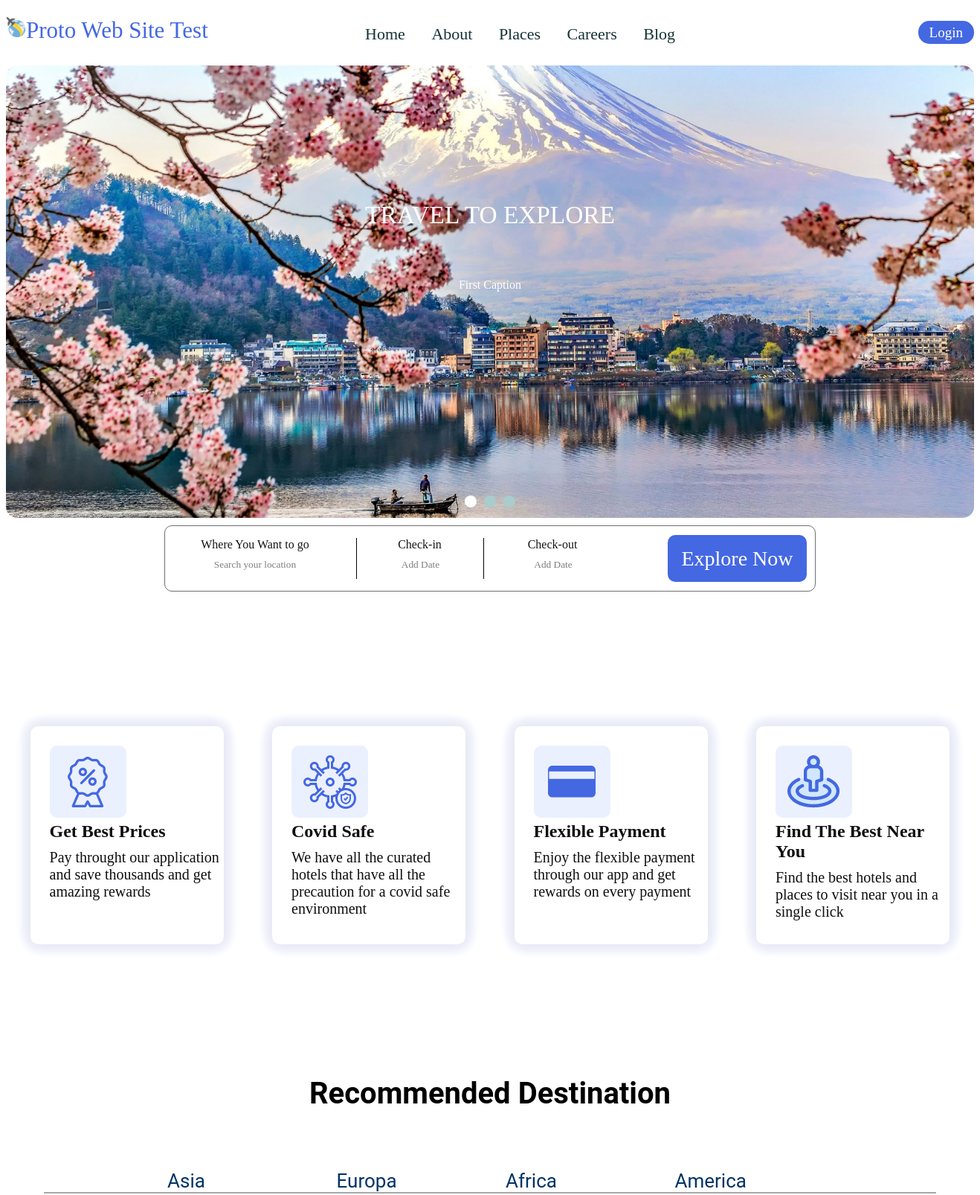
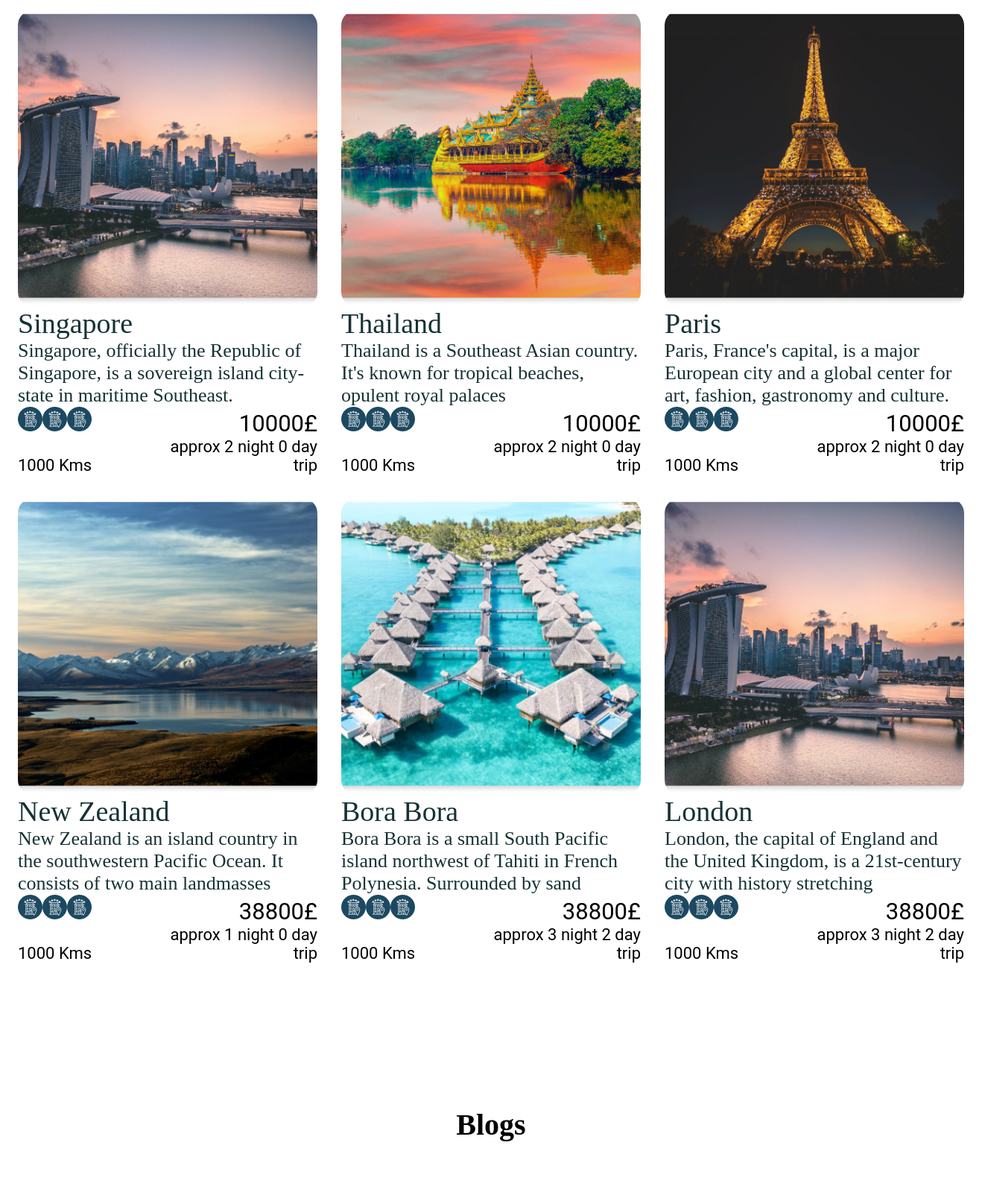
The page / (upper part) on the database its author committed (2 pictures, top to bottom).
### tables this page shows
CREATE TABLE IF NOT EXISTS `cities` (
  `id_city` INT UNSIGNED NOT NULL AUTO_INCREMENT,
  `name` VARCHAR(21) NOT NULL,
  `id_continent` INT UNSIGNED NOT NULL,
  `photo_name` VARCHAR(45) NOT NULL,
  `id_currency` INT UNSIGNED NOT NULL,
  `distance` INT UNSIGNED NOT NULL,
  `descr` VARCHAR(201) NOT NULL,
  PRIMARY KEY (`id_city`),
  UNIQUE INDEX `id_city_UNIQUE` (`id_city` ASC) ,
  INDEX `id_continent_idx` (`id_continent` ASC) ,
  INDEX `id_currency_idx` (`id_currency` ASC) ,
  CONSTRAINT `id_continent`
    FOREIGN KEY (`id_continent`)
    REFERENCES `continents` (`id_continent`)
    ON DELETE NO ACTION
    ON UPDATE NO ACTION,
  CONSTRAINT `id_currency`
    FOREIGN KEY (`id_currency`)
    REFERENCES `currency` (`id_currency`)
    ON DELETE NO ACTION
    ON UPDATE NO ACTION);

### index.php (the view, shortened to what this page needs)
<!DOCTYPE html>
<html>
    <head>
        <link rel="stylesheet" type="text/css" media="screen" href="./screenstyle.css"/>
        <link rel="stylesheet" href="datepickercss.css"/>
        <link rel="stylesheet" href="destination.css"/>
    </head>
    <body onload="start()">
        <div id ="barra">
            <div id="bartitle">
                <img src="./Images/globe.png" alt="globe"/>
                Proto Web Site Test
            </div>
            <div id="barlink">
                <A href="./index.php">Home</A>
                <A href="./index.php">About</A>
                <A href="./index.php">Places</A>
                <A href="./index.php">Careers</A>
                <A href="./index.php">Blog</A>
            </div>
            <div id="barlogin">
                <A href="./index.php">Login</A>
            </div>
        </div>
        <div id ="corpo">
            <div class="slideshow-container fade">
                <div class="Containers" style="background-image: url('./Images/image1.jpg')">
                    <div class="MessageInfo">travel to explore</div>
                    <div class="Info">First Caption</div>
                </div>
                <div class="dots-container">
                    <span class="dots" onclick="currentSlide(1)"></span>
                    <span class="dots" onclick="currentSlide(2)"></span>
                    <span class="dots" onclick="currentSlide(3)"></span>
                </div>
            </div>
            <div class="table-container">
                <form name="explore" action="" method="post">
                    <div class="location-textform">
                        <label for="location">Where You Want to go</label>
                        <input type="text" id="location" value="Search your location">
                    </div>
                    <div class="datein-textform">
                        <div class="datein-label">Check-in</div>
                        <div class="datein-picker" onclick="toggleDatePicker(event,'datein-picker')">
                            <div class="selected-date"">Add Date</div>
                        </div>
                    </div>
                    <div class="dateout-textform">
                        <div class="dateout-label">Check-out</div>
                        <div class="dateout-picker" onclick="toggleDatePicker(event,'dateout-picker')">
                            <div class="selected-date"">Add Date</div>
                        </div>
                    </div>
                    <div class="buttonform">
                        <input type="button" id="explorebutton" value="Explore Now">
                    </div>
                </form>
            </div>
            <div class='info-container'>
                <div class='info-box'>
                    <div class="info-img" style="background-image: url('./Images/Get Best Prices.png')"></div>
                    <div class="info-title">Get Best Prices</div>
                    <div class="info-text">Pay throught our application and save thousands  and get amazing rewards</div>
                </div>
                <div class='info-box'>
                    <div class="info-img" style="background-image: url('./Images/Covid Safe.png')"></div>
                    <div class="info-title">Covid Safe</div>
                    <div class="info-text">We have all the curated hotels that have all the precaution for a covid safe environment</div>
                </div>
                <div class='info-box'>
                    <div class="info-img" style="background-image: url('./Images/Flexible Payment.png')"></div>
                    <div class="info-title">Flexible Payment</div>
                    <div class="info-text">Enjoy the flexible payment through our app and get rewards on every payment</div>
                </div>
                <div class='info-box'>
                    <div class="info-img" style="background-image: url('./Images/Nearby.png')"></div>
                    <div class="info-title">Find The Best Near You</div>
                    <div class="info-text">Find the best hotels and places to visit near you in a single click</div>
                </div>
            </div>
            <div class="destination-container">
                <div class="destination-title">Recommended Destination</div>
                <div id="navigation">
                    <ul>
                    <li>
                        <div onclick="switchTabInIframe(event)" ;>Asia</div>
                    </li>
                    <li>
                        <div onclick="switchTabInIframe(event)">Europa</div>
                    </li>
                    <li>
                        <div onclick="switchTabInIframe(event)">Africa</div>
                    </li>
                    <li>
                        <div onclick="switchTabInIframe(event)">America</div>
                    </li>
                    </ul>
                </div>
                <div class="cities">
                <?php
                    include './dbconfig.php';
                    $query_destination = "SELECT * FROM destinations";
                    $res_destination = mysqli_query($connessione, $query_destination)
                            or die("Query destination fallita". mysql_error());
                    $num_dest = mysqli_num_rows($res_destination);
                    $elemento = array();
                    for($i = 0 ; $i < $num_dest ; $i++){
                        $row = mysqli_fetch_assoc($res_destination);
                        $query_cities = "SELECT * FROM cities WHERE id_city =".$row['id_city'];
                        $res_cities = mysqli_query($connessione, $query_cities)
                                or die("Query cities fallita". mysql_error());
                        $city = mysqli_fetch_assoc($res_cities);
                        $elemento[0] = $city['name'];
                        $photo = $city['photo_name'];
                        $percorso = <<<DH
                         './Images/$photo.png'
                        DH;
                        $DIVimg = <<<DH
                         <div class="image" style="background-image: url($percorso)"></div>
                        DH;
                        $elemento[1] = $percorso;
                        $elemento[2] = $city['descr'];
                        $elemento[3] = $row['trip'];
                        $elemento[4] = $row['food'];
                        $elemento[5] = $row['hotel'];
                        $costo = "".$row['cost'];
                        if($city['id_currency'] == 0){
                            $costo .= "&euro;";
                        }else{
                            $costo .= "&pound;";
                        }
                        $elemento[6] = $costo;
                        $distanza = $city['distance']." Kms";
                        $elemento[7] = $distanza;
                        $durata = "approx ".$row['nights']." night ".$row['days']." day trip";
                        $elemento[8] = $durata;
                        echo "<div class='city'>";
                            echo $DIVimg;
                            echo "<div class='name'>".$elemento[0]."</div>";
                            echo "<div class='description'>".$elemento[2]."</div>";
                            echo "<div class='info1'>";
                                echo "<div class='servizi'>";
                                    if($elemento[3] == 1){
                                        echo "<img src='./Images/Raggruppa 19.png'></img>";
                                    }
                                    if($elemento[4] == 1){
                                        echo "<img src='./Images/Raggruppa 19.png'></img>";
                                    }
                                    if($elemento[5] == 1){
                                        echo "<img src='./Images/Raggruppa 19.png'></img>";
                                    }
                                echo "</div>";
                                echo "<div class='costo'>".$elemento[6]."</div>";
                            echo "</div>";
                            echo "<div class='info2'>";
                                echo "<div class='dist'>".$elemento[7]."</div>";
                                echo "<div class='tempo'>".$elemento[8]."</div>";
                            echo "</div>";
                        echo "</div>";
                    }
                ?>
                </div>
            </div>
            <div class="blogs">
                <div class="blog-title">Blogs</div>
            </div>
        </div>
    </body>
</html>

### datepickercss.css (style rules this page uses)
.datein-picker { background-color: #fff; cursor: pointer; user-select:none; border: none; height: 24px; width: 82.2px; margin-left: 2px; font-family: "Raleway"; font-size: 10pt; color: #7E7E7E; }
.dateout-picker { background-color: #fff; cursor: pointer; user-select:none; border: none; height: 24px; width: 95px; margin-left: 2px; font-family: "Raleway"; font-size: 10pt; color: #7E7E7E; }
.datein-picker .selected-date, .dateout-picker .selected-date { width: 100%; height: 100%; display: flex; justify-content: center; align-items: center; }

### destination.css (style rules this page uses)
.cities { display: grid; grid-template-columns: repeat(3, 1fr); width: 100%; }
.cities .city { text-align: center; margin: 1px; padding: 15px; }
.city .image { width: 100%; height: 398px; border-radius: 20px; background-position: center; background-repeat: no-repeat; background-size: cover; }
.city .name { color: #163235; font-family: "Raleway"; font-size: 38px; font-weight: 500; text-align: left; }
.city .description { color: #163235; font-family: "Raleway"; font-size: 26px; text-align: left; }
.city .servizi , .city .costo , .city .dist , .city .tempo { display: inline-block; width: 50% }
.city .dist , .city .tempo { font-family: "Roboto"; font-size: 22px; }
.city .costo { font-family: "Roboto"; font-size: 31px; }
.city .servizi , .city .dist { text-align: left; }
.city .costo , .city .tempo { text-align: right; }

### rows shown on the page
cities: photo_name (picture), descr "Singapore, officially the Republic of Singapore, is a sovereign island city-state in maritime Southeast."
cities: photo_name (picture), descr "Thailand is a Southeast Asian country. It's known for tropical beaches, opulent royal palaces"
cities: photo_name (picture), descr "Paris, France's capital, is a major European city and a global center for art, fashion, gastronomy and culture."
cities: photo_name (picture)
cities: photo_name (picture)
cities: photo_name (picture)

### other values the page prints
$elemento[0] "Singapore"
$elemento[6] "10000£"
$elemento[7] "1000 Kms"
$elemento[8] "approx 2 night 0 day trip"
$elemento[0] "Thailand"
$elemento[0] "Paris"
$elemento[0] "New Zealand"
$elemento[2] "New Zealand is an island country in the southwestern Pacific Ocean. It consists of two main landmasses"
$elemento[6] "38800£"
$elemento[8] "approx 1 night 0 day trip"
$elemento[0] "Bora Bora"
$elemento[2] "Bora Bora is a small South Pacific island northwest of Tahiti in French Polynesia. Surrounded by sand"
$elemento[8] "approx 3 night 2 day trip"
$elemento[0] "London"
$elemento[2] "London, the capital of England and the United Kingdom, is a 21st-century city with history stretching"
